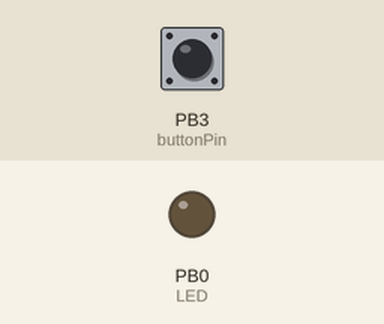
The sketch below on a simulated ATtiny85, built with avr-gcc and run on an emulated ATtiny85. Parts: output pins drawn as LEDs (lit = HIGH). The inputs (shaded band) are chosen by the test bench; at power-on: PB3 (buttonPin) HIGH.

Above: at 1.2 s.
1.3 s: PB3 (buttonPin) pulled LOW for 0.15 s
At 1.6 s:
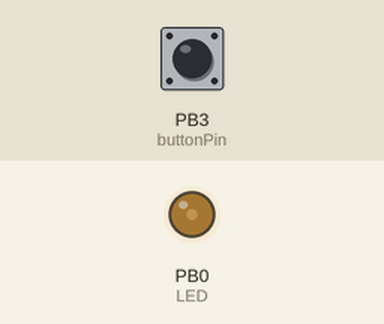
2.9 s: PB3 (buttonPin) pulled LOW for 1 s
At 4.0 s:
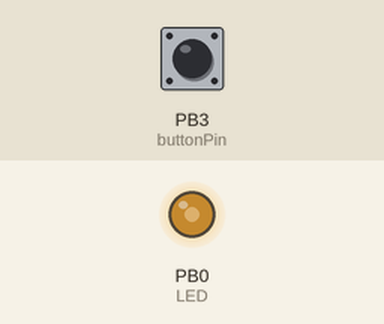
5.4 s: PB3 (buttonPin) pulled LOW for 0.15 s
At 5.9 s:
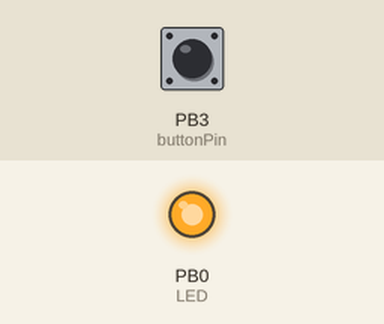
Timing chart, 0 to 8.4 s (numbered marks = the images above; inputs shaded):
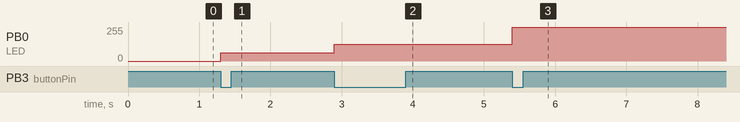

Measured:
- after the input at 1.3 s, PB0 (LED): 0/255 → 63/255 at once
- after the input at 2.9 s, PB0 (LED): 63/255 → 127/255 at once
- after the input at 5.4 s, PB0 (LED): 127/255 → 255/255 at once

The sketch:

Flashlight_ATtiny.ino
```cpp
#include <avr/io.h>                                         // AVR Interface with the hardware [2]
#include <avr/interrupt.h>                                   // AVR Interrupt library [3]
#include <avr/sleep.h>                                      // AVR Sleep-mode library [4]

#define maxLED 255 // MAX LED level
int LED = 0; // Attiny PB0
int ledState = LOW;
int level_mid = maxLED/2;
int level_low = maxLED/4;

int buttonPin = 3; // ATtiny PB3
volatile bool button = false; // Interrupt Button press
int count = 0;
int state = 0;
unsigned long interval = 1000;  //interval at which to blink (milliseconds)
const long freq = 2; // Frequency in Hz

unsigned long previousMillis = 0; // store last time LED updated
unsigned long currentMillis = 0; // Running time


void setup() {
  cli();
  pinMode(LED,OUTPUT);
  pinMode(buttonPin, INPUT);
  digitalWrite(buttonPin, LOW);

  PORTB &= ~((1 << LED)|(1 << buttonPin));    // Internal Pull-up is disabled for the nonfloating I/O pins (IPIN and OPIN)
  DDRB  |= (1 << LED);                   // Set OPIN to output (this is the LED Driver)
  // interrupt Initialization
  GIMSK |= 0x20;                          // Global staging: Turns on pin interrupt capability
  PCMSK |= (1 << buttonPin);                   // Set IPIN to input-- interrupt (this is debounced button)

 // Enable interrupt
  sei();
  interval = 500/freq;
}

void loop() {
  // put your main code here, to run repeatedly:
  currentMillis = millis();
  checkpress();

  light_on(); // LED state
}

void checkpress(){
  if (button == true){
    count = count +1;   // Change mode only when pressed
    if (count>1000){
      count= 0;         // Limit on data size of int
    }
     button = false;    // reset bool
  }
}

void light_on(){
  switch(count % 5) {
    case 0:
      analogWrite(LED, 0); // OFF
      break;

    case 1:
      analogWrite(LED, level_low); // Low Mode
      break;

    case 2:
      analogWrite(LED, level_mid); // Mid Mode
      break;

   case 3:
      analogWrite(LED, int(maxLED)); // High Mode
      break;

    case 4:
      blinkLED();
      break;
  }
}

void blinkLED(){
    // Blinking at 2Hz
    if (currentMillis - previousMillis >= interval){
      previousMillis = currentMillis; // save the last time you blinked the LED

      if (ledState == LOW){
        ledState = HIGH;
        analogWrite(LED, maxLED); // On
      }
      else {
        ledState = LOW;
        analogWrite(LED, 0); // OFF
      }
    }
}
ISR(PCINT0_vect) {                                            // Respond on pin change (Rise | Fall)
  if (!digitalRead(buttonPin)) {                                    // ~High Respond -> Falling Edge
    button |= true;                                            // Turn on swtch state
  }
}
```
